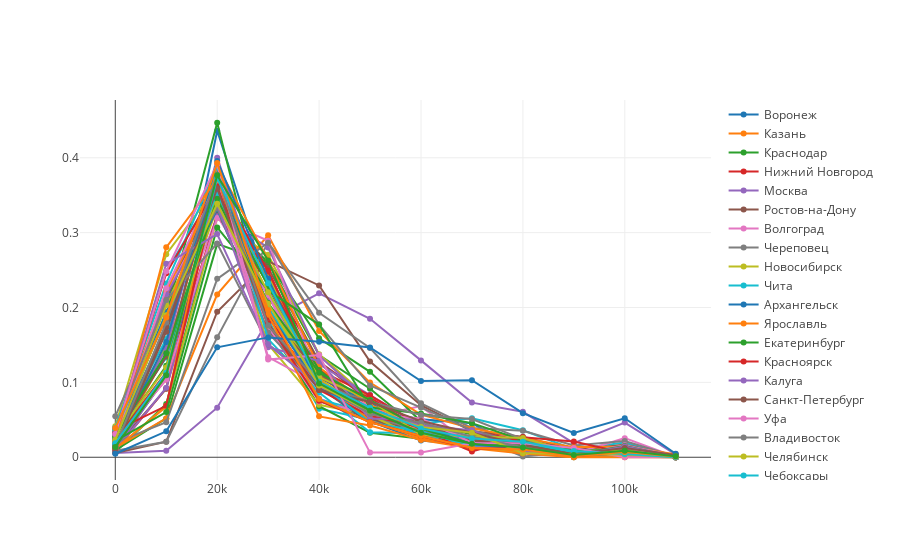

Source (notebook cell):
### Code cell
import plotly as py
import plotly.graph_objs as go
plotly.offline.init_notebook_mode(connected=True)

cities = salaries['city_name'].unique()
dist_arr = []
hist,bins = np.histogram(salaries[salaries['salary'] < 120000]['salary'], bins=12)
for city in cities:
    by_city = salaries[(salaries['city_name'] == city)]
    y,_ = np.histogram(by_city['salary'], bins=bins)
    row = { 'city_name': city }
    y = y / y.sum()
    for (k, v) in enumerate(y):
        dist_arr.append({ 'city_name': city, 'bin': bins[k], 'dist': v })
distr_df = pd.DataFrame(dist_arr)
# distr_df = distr_df[distr_df['city_name'] != 'Москва']
# heatmap(distr_df.set_index('city_name'), 15)
data = []
for city in cities:
    by_city = distr_df[distr_df['city_name'] == city]
    data.append(go.Scatter(x=by_city['bin'], y=by_city['dist'], name=city))
py.offline.iplot(data)
